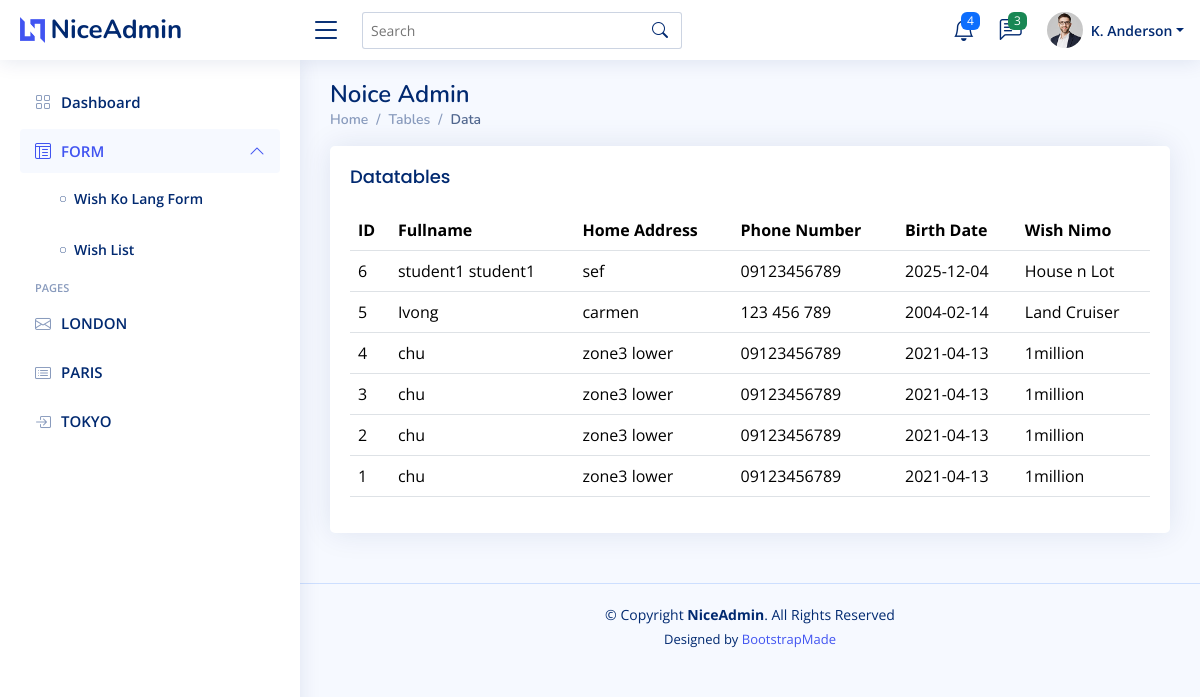
The page /index_admin.php?page=wish_list on the database its author committed.
### tables this page shows
CREATE TABLE `wishkolangtbl` (
  `id` int(11) NOT NULL,
  `fullname` varchar(50) NOT NULL,
  `home_address` varchar(50) NOT NULL,
  `phone_number` varchar(11) NOT NULL,
  `birth_date` date NOT NULL,
  `wishnimo` text NOT NULL
);

### modules/wish_list.php (the view, shortened to what this page needs)
<?php
require 'db.php';
?>
              <h5 class="card-title">Datatables</h5>
 <table class="table datatable">
    <thead>
      <tr>
        <th>ID</th>
        <th>Fullname</th>
        <th>Home Address</th>
        <th>Phone Number</th>
        <th>Birth Date</th>
        <th>Wish Nimo</th>
      </tr>
    </thead>
    <tbody>
<?php
$result = $conn->query("SELECT * FROM wishkolangtbl ORDER BY id DESC");
if ($result && $result->num_rows > 0) {
    while ($row = $result->fetch_assoc()) {
        echo "<tr>";
        echo "<td>" . htmlspecialchars($row['id']) . "</td>";
        echo "<td>" . htmlspecialchars($row['fullname']) . "</td>";
        echo "<td>" . htmlspecialchars($row['home_address']) . "</td>";
        echo "<td>" . htmlspecialchars($row['phone_number']) . "</td>";
        echo "<td>" . htmlspecialchars($row['birth_date']) . "</td>";
        echo "<td>" . htmlspecialchars($row['wishnimo']) . "</td>";
        echo "</tr>";
    }
} else {
    echo "<tr><td colspan='6'>No data found.</td></tr>";
}
?>
              </table>

### index_admin.php (shortened to what this page needs)
<!DOCTYPE html>
<html lang="en">
<head>
  <link href="assets/vendor/bootstrap/css/bootstrap.min.css" rel="stylesheet">
  <link href="assets/vendor/bootstrap-icons/bootstrap-icons.css" rel="stylesheet">
  <link href="assets/vendor/boxicons/css/boxicons.min.css" rel="stylesheet">
  <link href="assets/vendor/quill/quill.snow.css" rel="stylesheet">
  <link href="assets/vendor/quill/quill.bubble.css" rel="stylesheet">
  <link href="assets/vendor/remixicon/remixicon.css" rel="stylesheet">
  <link href="assets/vendor/simple-datatables/style.css" rel="stylesheet">
  <link href="assets/css/style.css" rel="stylesheet">
</head>
<body>
  <header id="header" class="header fixed-top d-flex align-items-center">
    <div class="d-flex align-items-center justify-content-between">
      <a href="index.html" class="logo d-flex align-items-center">
        <img src="assets/img/logo.png" alt="">
        <span class="d-none d-lg-block">NiceAdmin</span>
      </a>
      <i class="bi bi-list toggle-sidebar-btn"></i>
    </div>
    <div class="search-bar">
      <form class="search-form d-flex align-items-center" method="POST" action="#">
        <input type="text" name="query" placeholder="Search" title="Enter search keyword">
        <button type="submit" title="Search"><i class="bi bi-search"></i></button>
      </form>
    </div>
    <nav class="header-nav ms-auto">
      <ul class="d-flex align-items-center">
        <li class="nav-item dropdown">
          <a class="nav-link nav-icon" href="#" data-bs-toggle="dropdown">
            <i class="bi bi-bell"></i>
            <span class="badge bg-primary badge-number">4</span>
          </a>
        </li>
        <li class="nav-item dropdown">
          <a class="nav-link nav-icon" href="#" data-bs-toggle="dropdown">
            <i class="bi bi-chat-left-text"></i>
            <span class="badge bg-success badge-number">3</span>
          </a>
        </li>
        <li class="nav-item dropdown pe-3">
          <a class="nav-link nav-profile d-flex align-items-center pe-0" href="#" data-bs-toggle="dropdown">
            <img src="assets/img/profile-img.jpg" alt="Profile" class="rounded-circle">
            <span class="d-none d-md-block dropdown-toggle ps-2">K. Anderson</span>
          </a>
        </li>
      </ul>
    </nav>
  </header>
  <aside id="sidebar" class="sidebar">
    <ul class="sidebar-nav" id="sidebar-nav">
      <li class="nav-item">
        <a class="nav-link collapsed" href="index.html">
          <i class="bi bi-grid"></i>
          <span>Dashboard</span>
        </a>
      </li>
      <li class="nav-item">
        <a class="nav-link " data-bs-target="#tables-nav" data-bs-toggle="collapse" href="#">
          <i class="bi bi-layout-text-window-reverse"></i><span>FORM</span><i class="bi bi-chevron-down ms-auto"></i>
        </a>
        <ul id="tables-nav" class="nav-content collapse show" data-bs-parent="#sidebar-nav">
          <li>
            <a href="index_admin.php?page=wish">
              <i class="bi bi-circle"></i><span>Wish Ko Lang Form</span>
            </a>
          </li>
        </ul>
      </li>
      <ul id="tables-nav" class="nav-content collapse show" data-bs-parent="#sidebar-nav">
          <li>
            <a href="index_admin.php?page=wish_list">
              <i class="bi bi-circle"></i><span>Wish List</span>
            </a>
          </li>
        </ul>
      <li class="nav-heading">Pages</li>
      <li class="nav-item">
        <a class="nav-link collapsed" href="index_admin.php?page=london">
          <i class="bi bi-envelope"></i>
          <span>LONDON</span>
        </a>
      </li>
      <li class="nav-item">
        <a class="nav-link collapsed" href="index_admin.php?page=paris">
          <i class="bi bi-card-list"></i>
          <span>PARIS</span>
        </a>
      </li>
      <li class="nav-item">
        <a class="nav-link collapsed" href="index_admin.php?page=tokyo">
          <i class="bi bi-box-arrow-in-right"></i>
          <span>TOKYO</span>
        </a>
      </li>
    </ul>
  </aside>
  <main id="main" class="main">
    <div class="pagetitle">
      <h1>Noice Admin</h1>
      <nav>
        <ol class="breadcrumb">
          <li class="breadcrumb-item"><a href="index.html">Home</a></li>
          <li class="breadcrumb-item">Tables</li>
          <li class="breadcrumb-item active">Data</li>
        </ol>
      </nav>
    </div>
    <section class="section">
      <div class="row">
        <div class="col-lg-12">
          <div class="card">
            <div class="card-body">
                  <?php
    if (isset($_GET['page'])) {
      $page = $_GET['page'];
      switch ($page) {
          case 'wish_list':
          include 'modules/wish_list.php';
          break;
      }
    }
    ?>
            </div>
          </div>
        </div>
      </div>
    </section>
  </main>
  <footer id="footer" class="footer">
    <div class="copyright">
      &copy; Copyright <strong><span>NiceAdmin</span></strong>. All Rights Reserved
    </div>
    <div class="credits">
      Designed by <a href="https://bootstrapmade.com/">BootstrapMade</a>
    </div>
  </footer>
</body>
</html>

### assets/css/style.css (style rules this page uses)
:root { scroll-behavior: smooth; }
body { font-family: "Open Sans", sans-serif; background: #f6f9ff; color: #444444; }
a { color: #4154f1; text-decoration: none; }
h1, h2, h3, h4, h5, h6 { font-family: "Nunito", sans-serif; }
#main { margin-top: 60px; padding: 20px 30px; transition: all 0.3s; }
.pagetitle { margin-bottom: 10px; }
.pagetitle h1 { font-size: 24px; margin-bottom: 0; font-weight: 600; color: #012970; }
.card { margin-bottom: 30px; border: none; border-radius: 5px; box-shadow: 0px 0 30px rgba(1, 41, 112, 0.1); }
.card-title { padding: 20px 0 15px 0; font-size: 18px; font-weight: 500; color: #012970; font-family: "Poppins", sans-serif; }
.card-body { padding: 0 20px 20px 20px; }
.breadcrumb { font-size: 14px; font-family: "Nunito", sans-serif; color: #899bbd; font-weight: 600; }
.breadcrumb a { color: #899bbd; transition: 0.3s; }
.breadcrumb .breadcrumb-item::before { color: #899bbd; }
.breadcrumb .active { color: #51678f; font-weight: 600; }
.logo { line-height: 1; }
@media (min-width: 1200px) { .logo { width: 280px; } }
.logo img { max-height: 26px; margin-right: 6px; }
.logo span { font-size: 26px; font-weight: 700; color: #012970; font-family: "Nunito", sans-serif; }
.header { transition: all 0.5s; z-index: 997; height: 60px; box-shadow: 0px 2px 20px rgba(1, 41, 112, 0.1); background-color: #fff; padding-left: 20px; }
.header .toggle-sidebar-btn { font-size: 32px; padding-left: 10px; cursor: pointer; color: #012970; }
.header .search-bar { min-width: 360px; padding: 0 20px; }
.header .search-form { width: 100%; }
.header .search-form input { border: 0; font-size: 14px; color: #012970; border: 1px solid rgba(1, 41, 112, 0.2); padding: 7px 38px 7px 8px; border-radius: 3px; transition: 0.3s; width: 100%; }
.header .search-form button { border: 0; padding: 0; margin-left: -30px; background: none; }
.header .search-form button i { color: #012970; }
.header-nav ul { list-style: none; }
.header-nav>ul { margin: 0; padding: 0; }
.header-nav .nav-icon { font-size: 22px; color: #012970; margin-right: 25px; position: relative; }
.header-nav .nav-profile { color: #012970; }
.header-nav .nav-profile img { max-height: 36px; }
.header-nav .nav-profile span { font-size: 14px; font-weight: 600; }
.header-nav .badge-number { position: absolute; inset: -2px -5px auto auto; font-weight: normal; font-size: 12px; padding: 3px 6px; }
.sidebar { position: fixed; top: 60px; left: 0; bottom: 0; width: 300px; z-index: 996; transition: all 0.3s; padding: 20px; overflow-y: auto; scrollbar-width: thin; scrollbar-color: #aab7cf transparent; box-shadow: 0px 0px 20px rgba(1, 41, 112, 0.1); background-color: #fff; }
@media (min-width: 1200px) { #main, #footer { margin-left: 300px; } }
.sidebar-nav { padding: 0; margin: 0; list-style: none; }
.sidebar-nav li { padding: 0; margin: 0; list-style: none; }
.sidebar-nav .nav-item { margin-bottom: 5px; }
.sidebar-nav .nav-heading { font-size: 11px; text-transform: uppercase; color: #899bbd; font-weight: 600; margin: 10px 0 5px 15px; }
.sidebar-nav .nav-link { display: flex; align-items: center; font-size: 15px; font-weight: 600; color: #4154f1; transition: 0.3; background: #f6f9ff; padding: 10px 15px; border-radius: 4px; }
.sidebar-nav .nav-link i { font-size: 16px; margin-right: 10px; color: #4154f1; }
.sidebar-nav .nav-link.collapsed { color: #012970; background: #fff; }
.sidebar-nav .nav-link.collapsed i { color: #899bbd; }
.sidebar-nav .nav-link .bi-chevron-down { margin-right: 0; transition: transform 0.2s ease-in-out; }
.sidebar-nav .nav-link:not(.collapsed) .bi-chevron-down { transform: rotate(180deg); }
.sidebar-nav .nav-content { padding: 5px 0 0 0; margin: 0; list-style: none; }
.sidebar-nav .nav-content a { display: flex; align-items: center; font-size: 14px; font-weight: 600; color: #012970; transition: 0.3; padding: 10px 0 10px 40px; transition: 0.3s; }
.sidebar-nav .nav-content a i { font-size: 6px; margin-right: 8px; line-height: 0; border-radius: 50%; }
.footer { padding: 20px 0; font-size: 14px; transition: all 0.3s; border-top: 1px solid #cddfff; }
.footer .copyright { text-align: center; color: #012970; }
.footer .credits { padding-top: 5px; text-align: center; font-size: 13px; color: #012970; }

### rows shown on the page
wishkolangtbl: id "6", fullname "student1 student1", home_address "sef", phone_number "09123456789", birth_date "2025-12-04", wishnimo "House n Lot"
wishkolangtbl: id "5", fullname "Ivong", home_address "carmen", phone_number "123 456 789", birth_date "2004-02-14", wishnimo "Land Cruiser"
wishkolangtbl: id "4", fullname "chu", home_address "zone3 lower", phone_number "09123456789", birth_date "2021-04-13", wishnimo "1million"
wishkolangtbl: id "3", fullname "chu", home_address "zone3 lower", phone_number "09123456789", birth_date "2021-04-13", wishnimo "1million"
wishkolangtbl: id "2", fullname "chu", home_address "zone3 lower", phone_number "09123456789", birth_date "2021-04-13", wishnimo "1million"
wishkolangtbl: id "1", fullname "chu", home_address "zone3 lower", phone_number "09123456789", birth_date "2021-04-13", wishnimo "1million"
